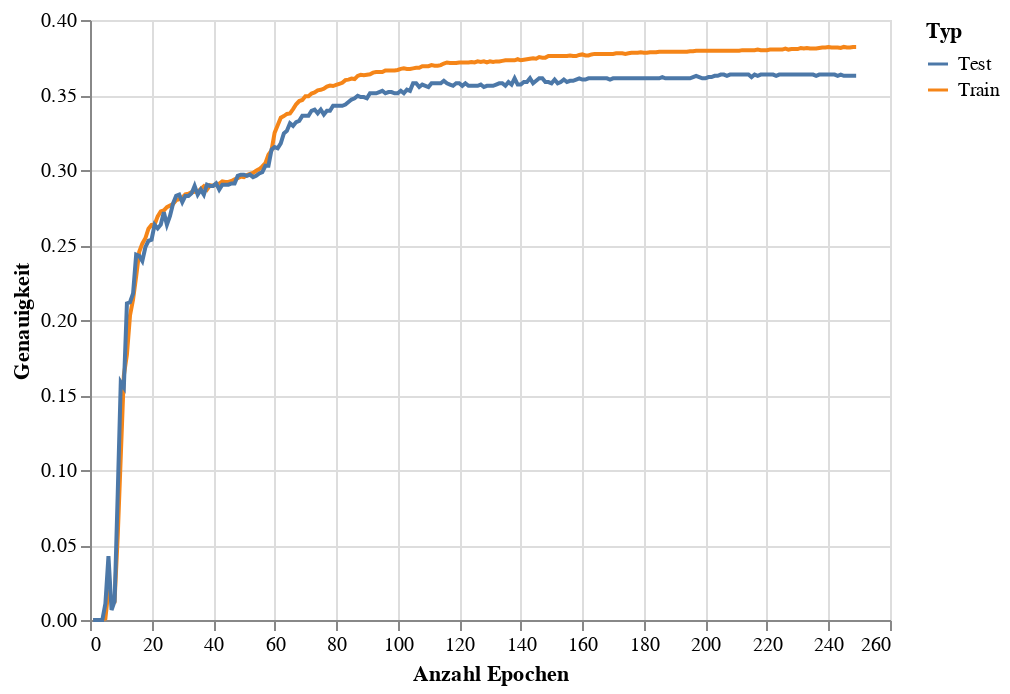

The code cell stored with this chart in its notebook:
### Code cell
train_eval_accuracy_chart = alt.Chart(accuracy_df).mark_line().encode(
    x = alt.X('Epoch',title='Anzahl Epochen'),
    y = alt.Y('Accuracy',title='Genauigkeit'),
    color = alt.Color('Type',title='Typ')
)
train_eval_accuracy_chart

### Figure 1 — Vega-Lite specification as saved in the notebook (floating-point values rounded to 4 significant figures; data arrays with more than 128 entries replaced by an {"elided": "..."} marker saying what was removed)
{"config": {"view": {"continuousWidth": 400, "continuousHeight": 300}}, "data": {"name": "data-c2b7534dde5f2a970d7d282980e68cfe"}, "mark": "line", "encoding": {"color": {"field": "Type", "title": "Typ", "type": "nominal"}, "x": {"field": "Epoch", "title": "Anzahl Epochen", "type": "quantitative"}, "y": {"field": "Accuracy", "title": "Genauigkeit", "type": "quantitative"}}, "$schema": "https://vega.github.io/schema/vega-lite/v4.17.0.json", "datasets": {"data-c2b7534dde5f2a970d7d282980e68cfe": {"elided": "498 records"}}}
